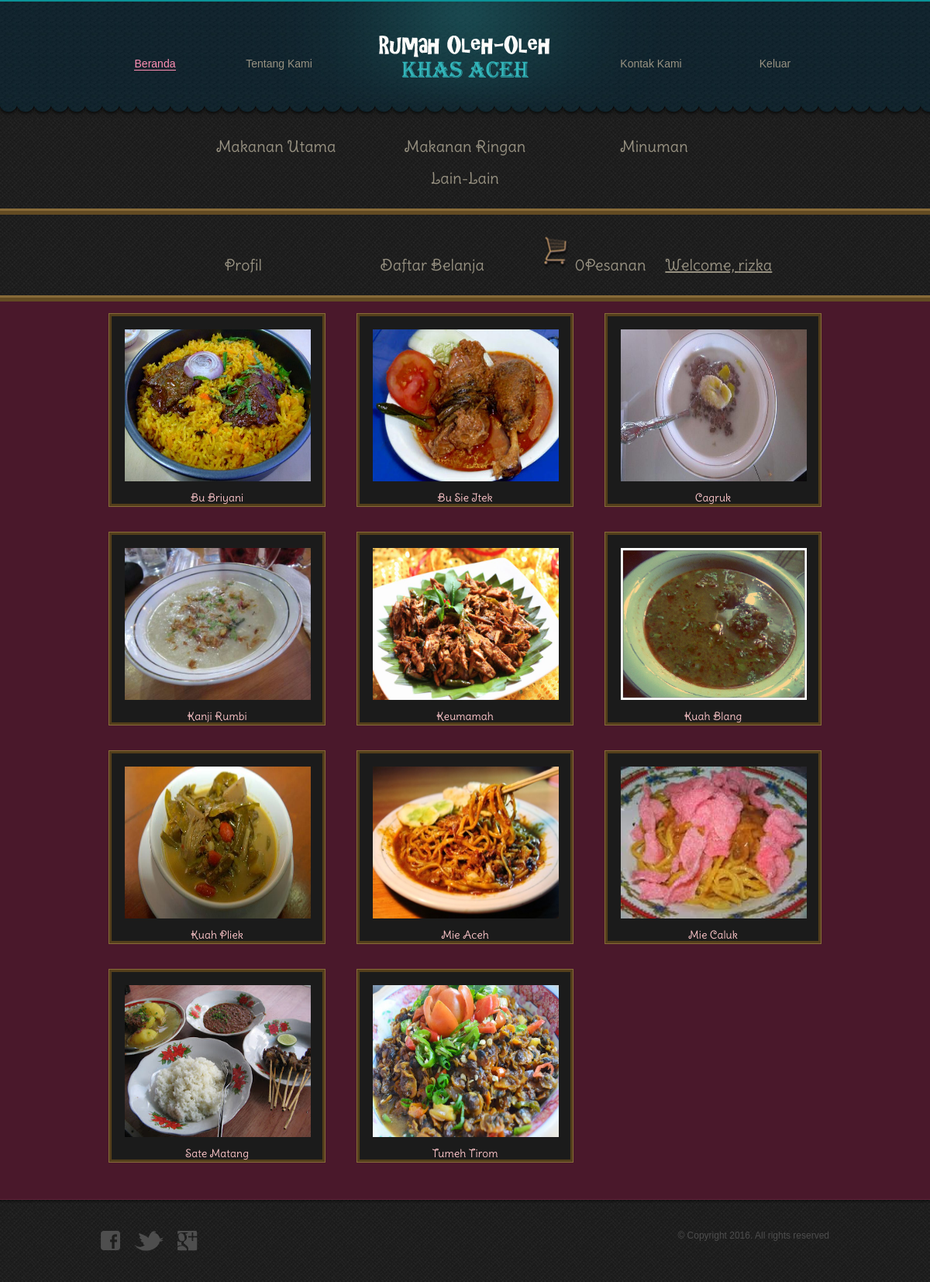
/customer/makanan.php (signed in), run on the app's committed database.
### tables this page shows
CREATE TABLE IF NOT EXISTS `barang` (
  `id_barang` int(5) NOT NULL AUTO_INCREMENT,
  `id_jenis` int(3) NOT NULL,
  `nama_barang` varchar(20) NOT NULL,
  `harga` int(10) NOT NULL,
  `stok` varchar(3) NOT NULL,
  `gambar` varchar(50) NOT NULL,
  `keterangan` varchar(300) NOT NULL,
  PRIMARY KEY (`id_barang`),
  KEY `barang_ibfk_1` (`id_jenis`)
);

### customer/makanan.php (the view, shortened to what this page needs)
<!DOCTYPE html>
<html>
<head>
	<link rel="stylesheet" type="text/css" href="../css/style.css">
</head>
<body>
	<?php
		include 'header.php';
	?>
	<div id="body">
		<div id="content">
		<ul class="gallery">
				<?php
					$result = mysql_query ("SELECT b.gambar, b.nama_barang, b.id_barang
											FROM barang b, jenis j
											WHERE b.id_jenis = j.id_jenis AND j.id_jenis =1 GROUP BY b.nama_barang");
					while ($cols = mysql_fetch_array($result)) {
				?>
				<li>
					<a href="listcompletemakanan.php?id_barang=<?php echo $cols[2] ?>" class="figure">
					<img src="../barang/<?php echo $cols [0] ?>" alt="" width="240" height="196">
					<br><?php echo $cols [1] ?>
					</a>
				</li>
				<?php }; ?>
				<li>
				</li>
			</ul>
		</div>
	</div>
	<?php
		include 'footer.php';
	?>
</body>
</html>

### css/style.css (style rules this page uses)
body { background: url(../images/bg-body.jpg) repeat left top; font-family: Arial, Helvetica, sans-serif; font-size: 14px; line-height: 1; margin: 0; min-width: 960px; padding: 0; }
a { outline: none; }
img { border: 0; }
#body { background: #4a182b; border-bottom: 1px solid #5f233a; min-height: 1050px; padding: 15px 0 15px; width: 100%; }
#body > div { margin: 0 auto; padding: 0; width: 960px; }
#body #content { overflow: hidden; }
#body #content ul { margin: 0; overflow: hidden; padding: 0; }
#body #content ul li { list-style: none; margin: 0; padding: 0; }
#body #content ul.gallery li { background: #543f1b; border: 1px solid #876a38; float: left; margin: 0 20px 32px; padding: 3px; width: 272px; }
#body #content ul.gallery li:last-child { background: none; border: 0; }
#body #content ul.gallery li a.figure { color: #fcc5c9; background: #1b1b1b; border: 1px solid #1e1d1b; display: block; font-size: 14px; font-family: 'DeliusSwashCaps-Regular'; font-weight: normal; padding: 16px 16px 0; text-align: center; text-decoration: none; }
#body #content ul.gallery li a.figure img { display: block; }

### data on the page
barang: gambar (picture), nama_barang "Bu Briyani"
barang: gambar (picture), nama_barang "Bu Sie Itek"
barang: gambar (picture), nama_barang "Cagruk"
barang: gambar (picture), nama_barang "Kanji Rumbi"
barang: gambar (picture), nama_barang "Keumamah"
barang: gambar (picture), nama_barang "Kuah Blang"
barang: gambar (picture), nama_barang "Kuah Pliek"
barang: gambar (picture), nama_barang "Mie Aceh"
barang: gambar (picture), nama_barang "Mie Caluk"
barang: gambar (picture), nama_barang "Sate Matang"
barang: gambar (picture), nama_barang "Tumeh Tirom"

### other printed values
$pesan "0"
$_SESSION['username'] "rizka"
